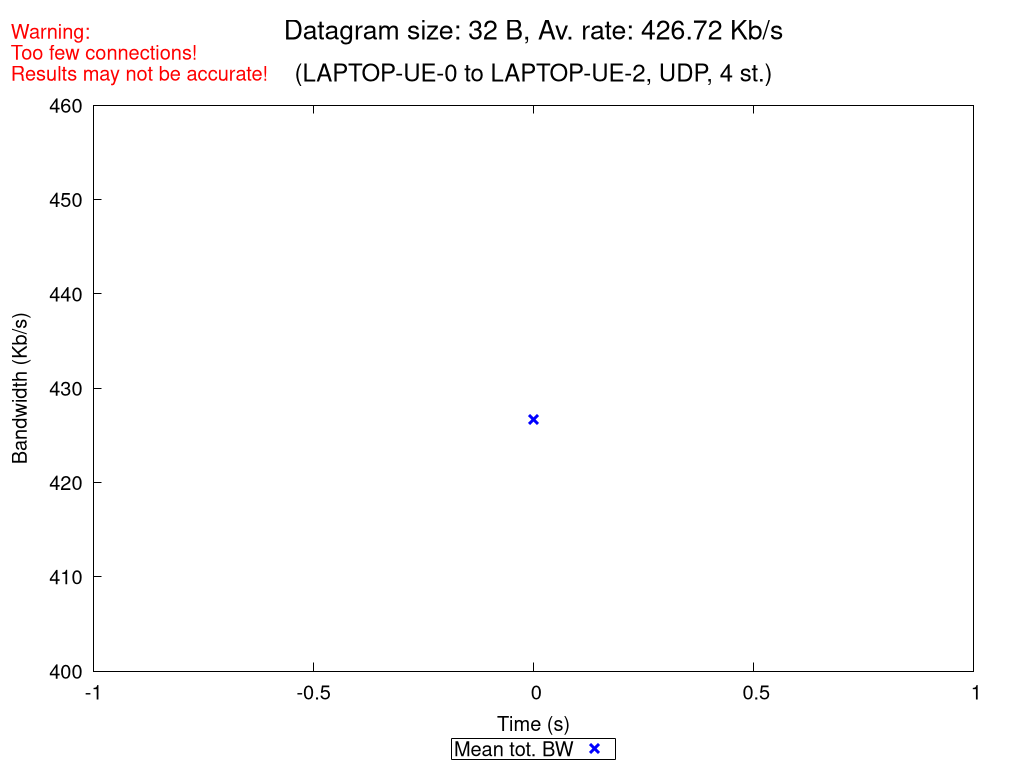

Write the gnuplot code that produced this figure.
set terminal pngcairo nocrop enhanced size 1024,768 font "Verdana,15"
set output "UDP_4_st_2020_10_18_09-41-26_one2two_00032B.png"

set title "{/=20 Datagram size: 32 B, Av. rate: 426.72 Kb/s}\n\n{/=18 (LAPTOP-UE-0 to LAPTOP-UE-2, UDP, 4 st.)}"
set label "Warning:\nToo few connections!\nResults may not be accurate!" at screen 0.01, screen 0.96 tc rgb "red"

set xlabel "Time (s)"
set ylabel "Bandwidth (Kb/s)"
set ytics nomirror
set key bmargin center horizontal box samplen 1 width -1
set bmargin 4.6
set rmargin 4.5

rf = 1000.0  # rate factor
set style fill transparent solid 0.2 noborder
set autoscale xfix
plot "UDP_4_st_2020_10_18_09-41-26_one2two_00032B_iperf_processed.dat" using 1:($2/rf-$3/rf):($2/rf+$3/rf) with filledcurves lc rgb "blue" notitle, \
     "" using 1:($2/rf) with points pt 2 ps 1.5 lw 3 lc rgb "blue" title "Mean tot. BW", \
